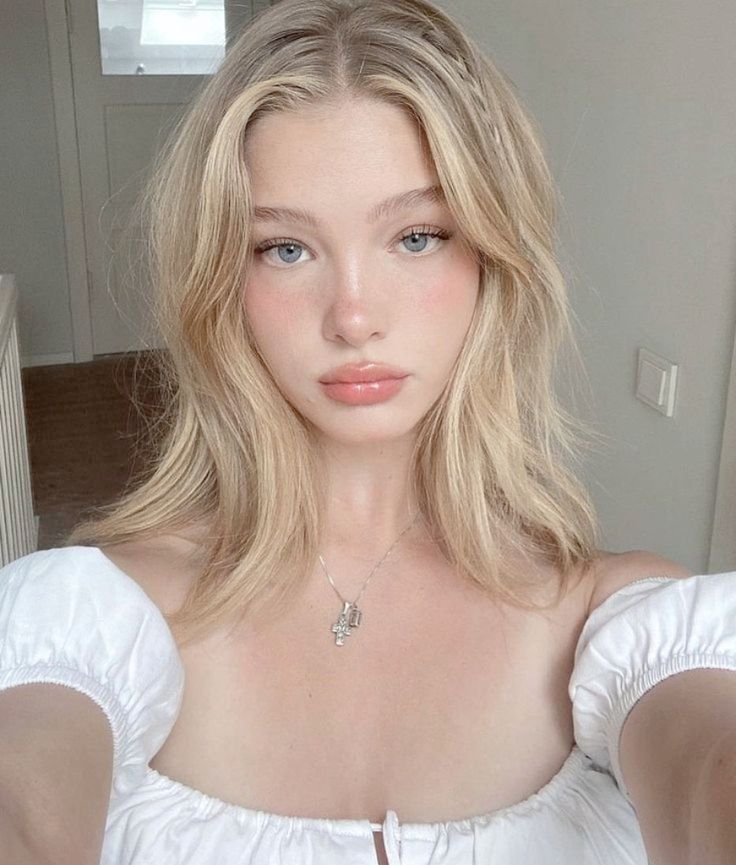
#> input picture members-release-pack/Example Faces/1a056bdce17022bfd6999f03945543ff.jpg, 736 x 865 px
$ python -i nsfw_core.py   (imports and definitions only)
#> lines starting #> are read from the running program, lines starting #| are printed output that depends on the picture
# ---
# ComfyUI AIOFC - NSFW Core Logic (v4.0 - Correct, Working Version)
# This version perfectly mimics the original Nudenet.py's preprocessing to ensure identical results.
# Copyright © 2025 Aiofc. All rights reserved.
# PROPRIETARY SOFTWARE - ALL RIGHTS RESERVED
# ---

import cv2
import numpy as np
import math

def preprocess_image(image_np_float: np.ndarray, target_size: int = 320):
#> called with target_size = 320
    if image_np_float.dtype != np.float32:
        image_np_float = image_np_float.astype(np.float32)

    img_channel_swapped = cv2.cvtColor(image_np_float, cv2.COLOR_RGB2BGR)

    img_height, img_width = img_channel_swapped.shape[:2]
#> img_height = 865; img_width = 736
    aspect = img_width / img_height
#> aspect = 0.851

    if img_height > img_width:
        new_height = target_size
        new_width = int(round(target_size * aspect))
#> new_width = 272
    else:
        new_width = target_size
        new_height = int(round(target_size / aspect))

    resize_factor = math.sqrt((img_width**2 + img_height**2) / (new_width**2 + new_height**2))
#> resize_factor = 2.7

    img_resized = cv2.resize(img_channel_swapped, (new_width, new_height))

    pad_x = target_size - new_width
#> pad_x = 48
    pad_y = target_size - new_height
    pad_top, pad_bottom = pad_y // 2, pad_y - (pad_y // 2)
    pad_left, pad_right = pad_x // 2, pad_x - (pad_x // 2)
#> pad_left = 24; pad_right = 24

    img_padded = cv2.copyMakeBorder(
        img_resized, pad_top, pad_bottom, pad_left, pad_right,
        cv2.BORDER_CONSTANT, value=[0, 0, 0]
    )
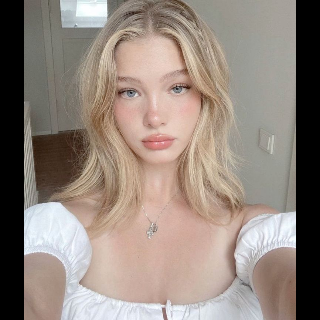
#> img_padded: shape (320, 320, 3) float32; mean B, G, R 125.1, 134, 147.3

    img_final = cv2.resize(img_padded, (target_size, target_size))

    image_data = img_final.astype(np.float32)
    image_data = np.transpose(image_data, (2, 0, 1))
    image_data = np.expand_dims(image_data, axis=0)

    return image_data, resize_factor, pad_left, pad_top

def postprocess_detections(output, resize_factor, pad_left, pad_top, min_score):
    outputs = np.transpose(np.squeeze(output[0]))
    rows = outputs.shape[0]
    boxes, scores, class_ids = [], [], []

    for i in range(rows):
        classes_scores = outputs[i][4:]
        max_score = np.amax(classes_scores)
        if max_score >= min_score:
            class_id = np.argmax(classes_scores)
            x, y, w, h = outputs[i][0], outputs[i][1], outputs[i][2], outputs[i][3]

            left = (x - w * 0.5 - pad_left) * resize_factor
            top = (y - h * 0.5 - pad_top) * resize_factor
            width = w * resize_factor
            height = h * resize_factor

            class_ids.append(class_id)
            scores.append(max_score)
            boxes.append([left, top, width, height])

    indices = cv2.dnn.NMSBoxes(boxes, scores, min_score, 0.45)

    if len(indices) == 0: return []

    return [{"id": int(class_ids[i]), "score": round(float(scores[i]), 2), "box": [int(round(coord)) for coord in boxes[i]],} for i in indices]

>>> import cv2
>>> picture = cv2.cvtColor(cv2.imread('../../members-release-pack/Example Faces/1a056bdce17022bfd6999f03945543ff.jpg'), cv2.COLOR_BGR2RGB)
>>> result = preprocess_image(picture)

$ run again, on members-release-pack/Example Faces/392d48ced9a0f1a196e4a685087e5ac5.jpg
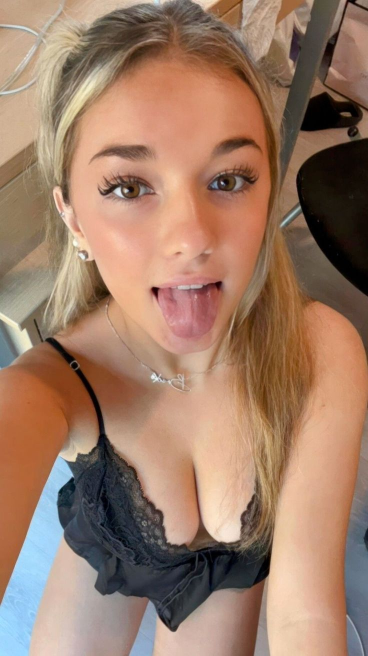
#> input picture members-release-pack/Example Faces/392d48ced9a0f1a196e4a685087e5ac5.jpg, 736 x 1311 px (shown at 1/2 size)
#> in preprocess_image, `img_resized = cv2.resize(img_channel_swapped, (new_width, new_height))`:
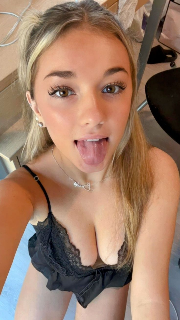
#> img_resized: shape (320, 180, 3) float32; mean B, G, R 103.5, 124, 157.5
#> in preprocess_image, `img_padded = cv2.copyMakeBorder( img_resized, pad_top, pad_bottom, pad..`:
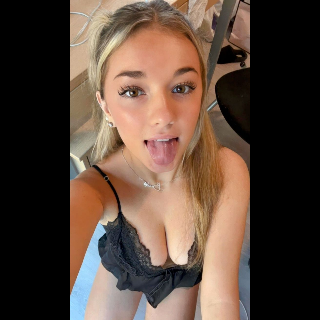
#> img_padded: shape (320, 320, 3) float32; mean B, G, R 58.2, 69.7, 88.6

$ run again, on members-release-pack/Example Faces/75563368a304d1fec5a9f033aa97880d.jpg
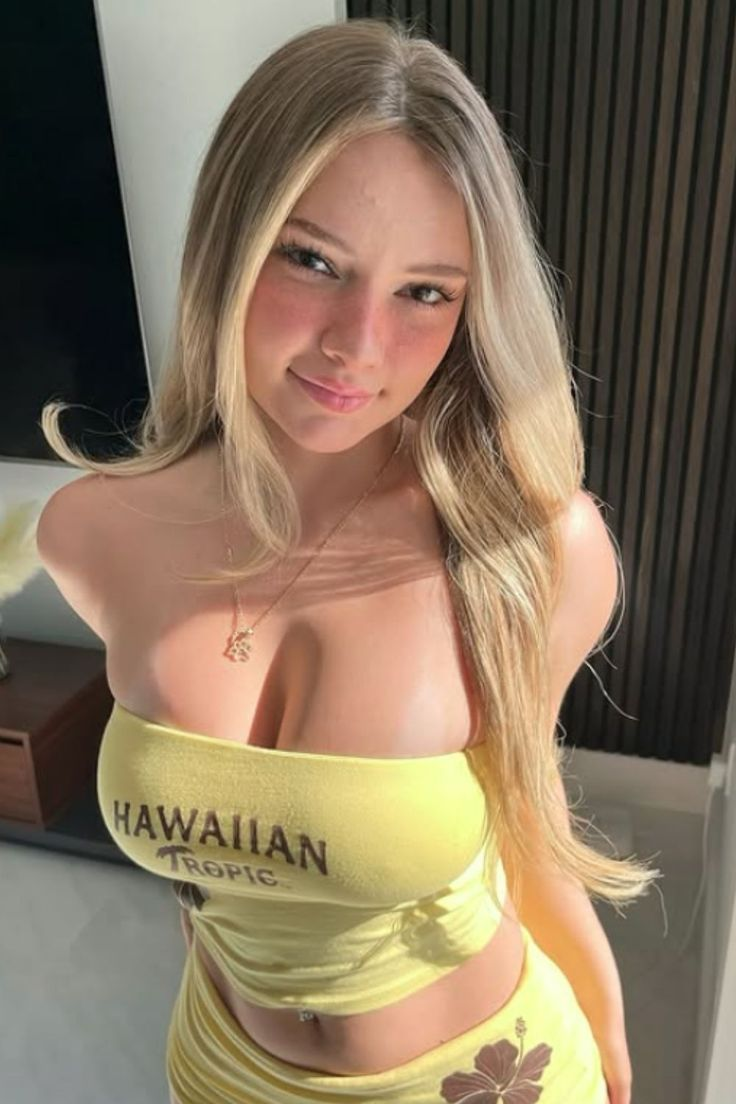
#> input picture members-release-pack/Example Faces/75563368a304d1fec5a9f033aa97880d.jpg, 736 x 1104 px
#> in preprocess_image, `img_padded = cv2.copyMakeBorder( img_resized, pad_top, pad_bottom, pad..`:
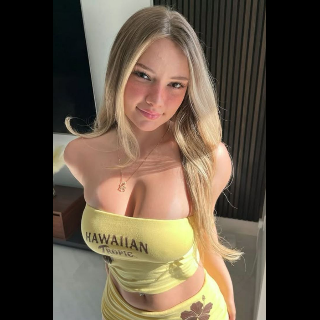
#> img_padded: shape (320, 320, 3) float32; mean B, G, R 62.3, 77, 89.1

$ run again, on members-release-pack/Example Faces/8b16036925ea003fb119a8b523448259.jpg
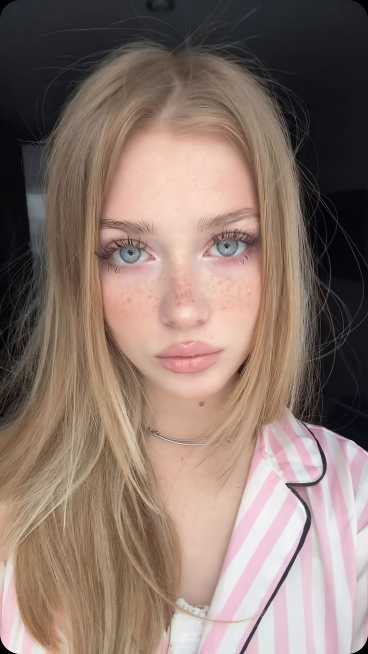
#> input picture members-release-pack/Example Faces/8b16036925ea003fb119a8b523448259.jpg, 736 x 1308 px (shown at 1/2 size)
#> in preprocess_image, `img_resized = cv2.resize(img_channel_swapped, (new_width, new_height))`:
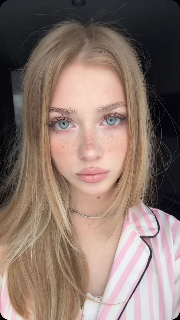
#> img_resized: shape (320, 180, 3) float32; mean B, G, R 109.5, 118.7, 139
#> in preprocess_image, `img_padded = cv2.copyMakeBorder( img_resized, pad_top, pad_bottom, pad..`:
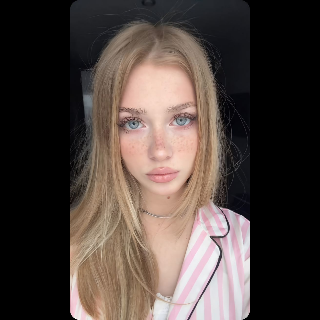
#> img_padded: shape (320, 320, 3) float32; mean B, G, R 61.6, 66.8, 78.2
